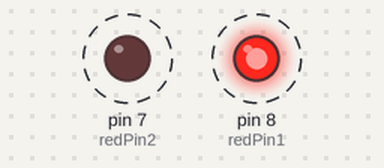
The sketch below on a simulated Arduino Uno, built with avr-gcc and run on an emulated ATmega328P. Shown: output pins drawn as LEDs (lit = HIGH). Dashed ring = blinking.

Above: at 0.2 s.
Timing chart, 0 to 3.0 s (numbered marks = the images above):
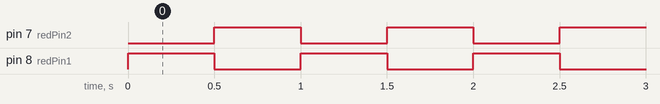

The sketch:

Portfolio_Sunyoung.ino
```cpp
int redPin1 = 8;
int redPin2 = 7;

void setup() {
  pinMode(redPin1, OUTPUT);
  pinMode(redPin2, OUTPUT);
}

void loop() {
  digitalWrite(redPin1, HIGH);
  delay(500);
  digitalWrite(redPin1, LOW);

  digitalWrite(redPin2, HIGH);
  delay(500);
  digitalWrite(redPin2, LOW);
}
```

Measured:
- by itself, pin 7 (redPin2), pin 8 (redPin1): alternates HIGH for 0.50 s and LOW for 0.50 s
- by itself, everything shown: repeats every 1.0 s, in 3 steps
